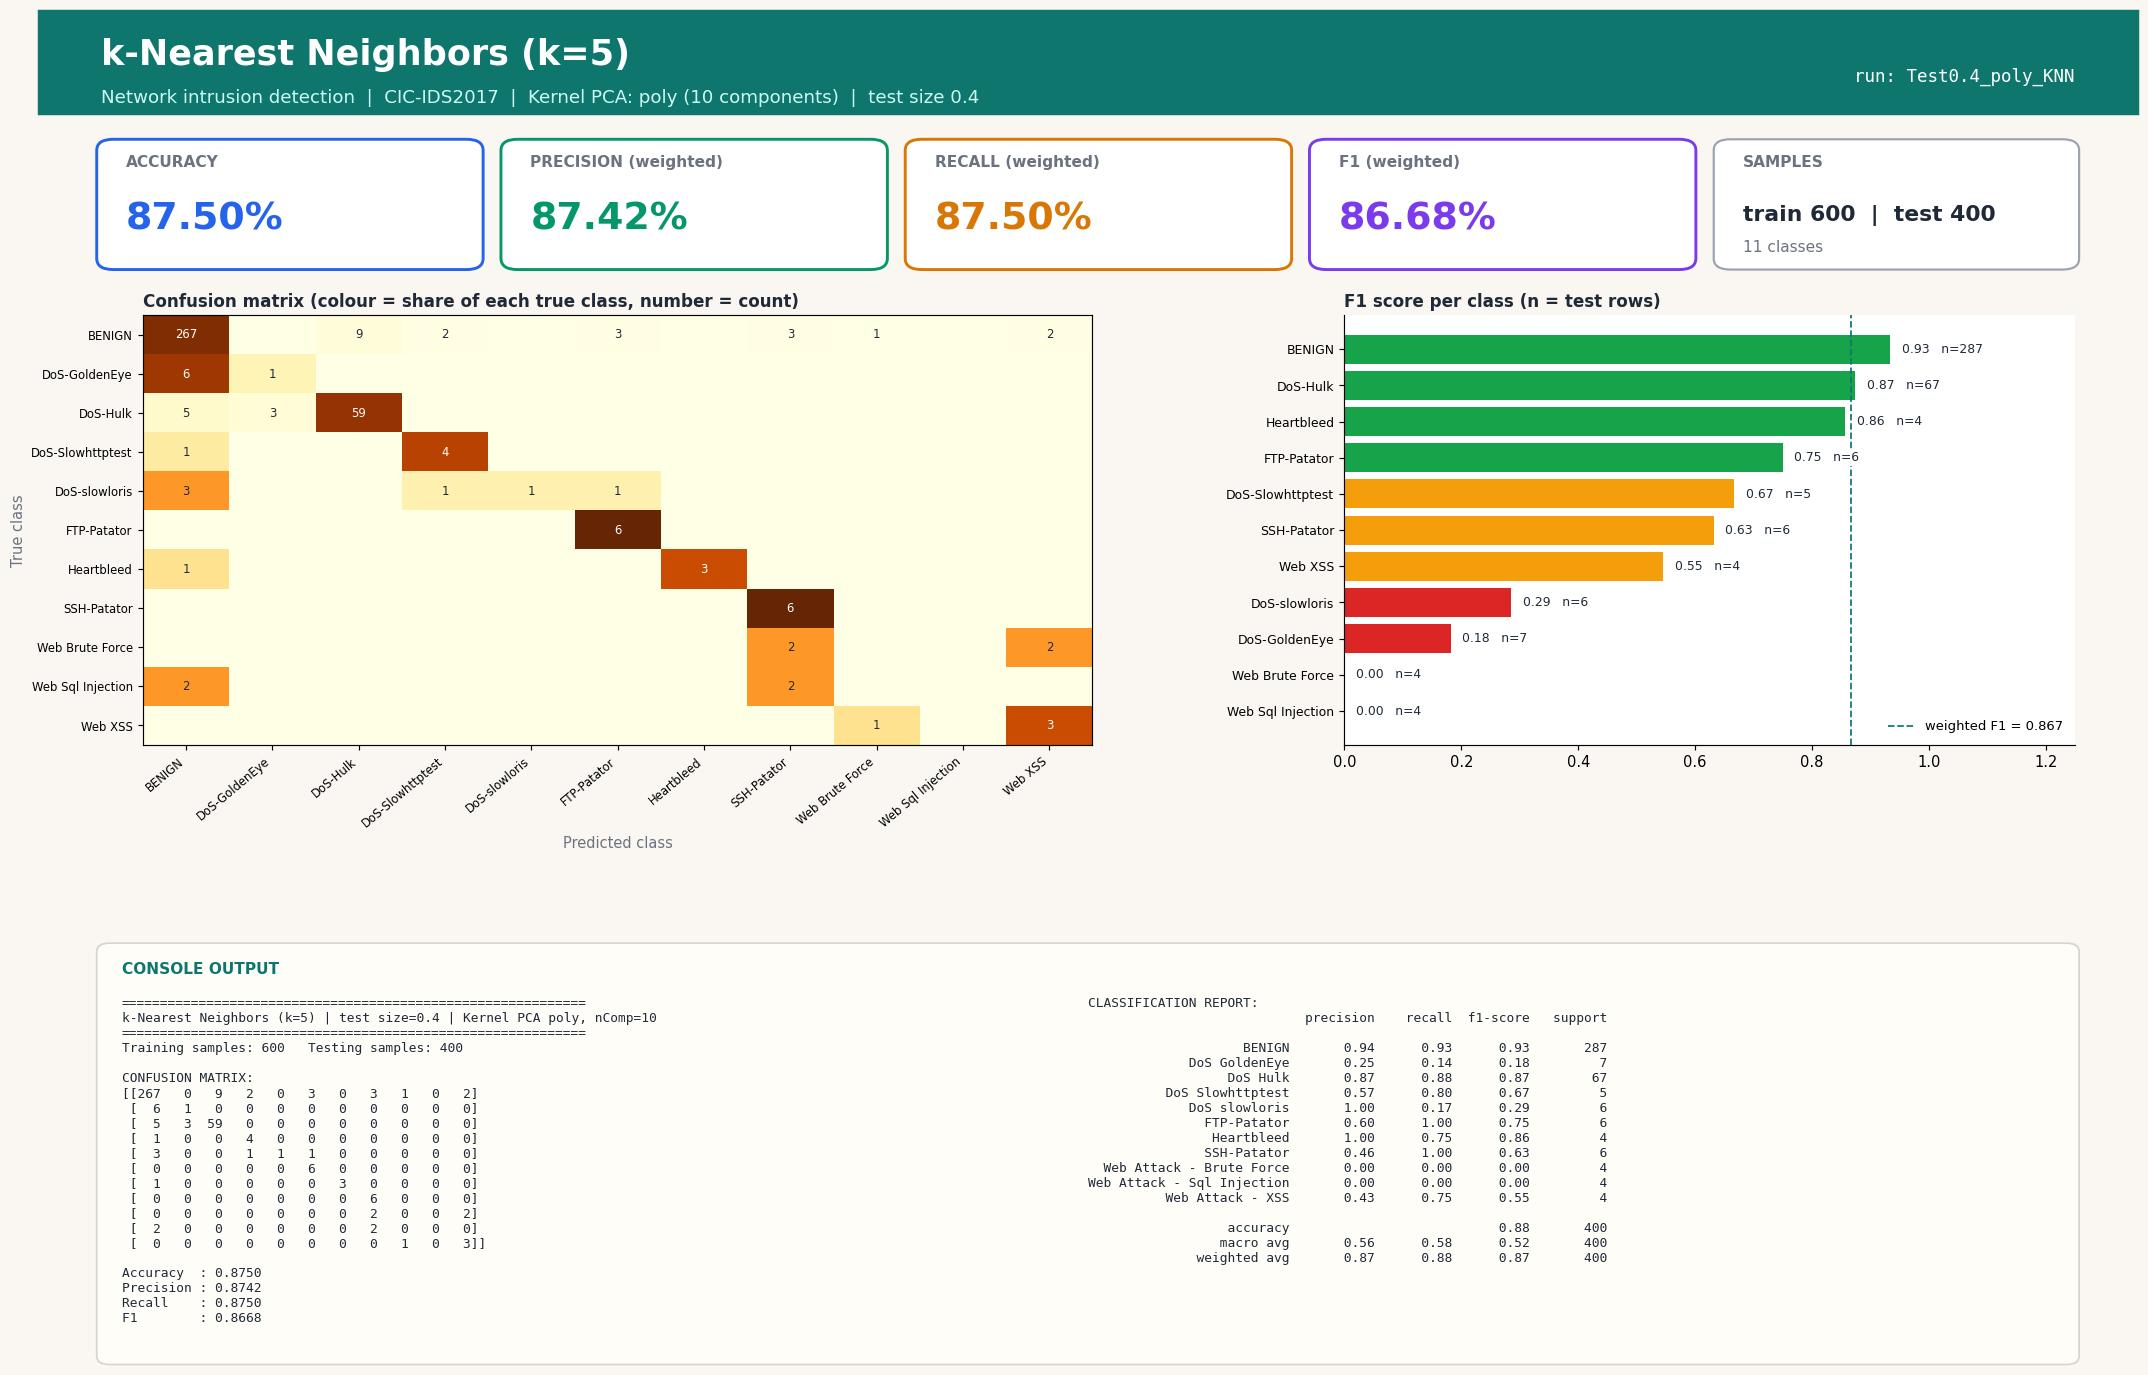

Source code (Python):
#!/usr/bin/env python3
"""k-Nearest Neighbors (k=5) | Test size 0.4 | Kernel PCA kernel=poly, n_components=10
CIC-IDS2017 (Tue+Wed+Thu-morning) 1000-row stratified sample.
Run in any IDE (Spyder / VS Code / PyCharm / Jupyter): open the file and press Run, no arguments needed.
Saves next to this file: 'Test0.4_poly_KNN.jpg' - one image with the console output (confusion matrix, metrics, classification report) plus charts."""
import json, os
import numpy as np
import matplotlib.pyplot as plt
from sklearn.decomposition import KernelPCA
from sklearn.neighbors import KNeighborsClassifier
from sklearn.metrics import (accuracy_score, classification_report, confusion_matrix,
                             f1_score, precision_score, recall_score)
from sklearn.model_selection import train_test_split
from sklearn.preprocessing import StandardScaler

TEST_SIZE, KERNEL, N_COMP, ALG, ALG_NAME = 0.4, "poly", 10, "KNN", "k-Nearest Neighbors (k=5)"
try:
    HERE = os.path.dirname(os.path.abspath(__file__))
except NameError:                      # Jupyter / interactive console
    HERE = os.getcwd()
def _find_root():                      # folder that contains data/sample.npz (works from any working directory)
    for p in (HERE, os.path.join(HERE, ".."), os.path.join(HERE, "..", ".."), os.getcwd()):
        if os.path.exists(os.path.join(p, "data", "sample.npz")):
            return os.path.abspath(p)
    raise FileNotFoundError("data/sample.npz not found - run prepare_data.py or keep the repo folder structure")
ROOT = _find_root()
tag = f"Test{TEST_SIZE}_{KERNEL}_{ALG}"

# 1. LOAD cached, cleaned sample (see prepare_data.py)
d = np.load(os.path.join(ROOT, "data", "sample.npz"), allow_pickle=True)
X, y, class_names = d["X"], d["y"], [str(c).replace("�", "-") for c in d["classes"]]

# 2. SPLIT
X_train, X_test, y_train, y_test = train_test_split(
    X, y, test_size=TEST_SIZE, random_state=42, stratify=y)

# 3. SCALE (fit on train only)
scaler = StandardScaler()
X_train = scaler.fit_transform(X_train); X_test = scaler.transform(X_test)

# 4. DIMENSIONALITY REDUCTION: Kernel PCA (fit on train only; gamma = sklearn default 1/n_features)
kpca = KernelPCA(n_components=N_COMP, kernel=KERNEL, random_state=0)
X_train = kpca.fit_transform(X_train); X_test = kpca.transform(X_test)

# 5. CLASSIFIER
classifier = KNeighborsClassifier(n_neighbors=5)
classifier.fit(X_train, y_train)
y_pred = classifier.predict(X_test)

# 6. METRICS
labels = np.arange(len(class_names))
cm = confusion_matrix(y_test, y_pred, labels=labels)
res = dict(test_size=TEST_SIZE, kernel=KERNEL, n_components=N_COMP, algorithm=ALG, model=ALG_NAME,
           n_train=int(len(y_train)), n_test=int(len(y_test)),
           accuracy=accuracy_score(y_test, y_pred),
           precision=precision_score(y_test, y_pred, average="weighted", zero_division=0),
           recall=recall_score(y_test, y_pred, average="weighted", zero_division=0),
           f1=f1_score(y_test, y_pred, average="weighted", zero_division=0))
report = classification_report(y_test, y_pred, labels=labels, target_names=class_names, zero_division=0)
lines = ["=" * 60, f"{ALG_NAME} | test size={TEST_SIZE} | Kernel PCA {KERNEL}, nComp={N_COMP}", "=" * 60,
         f"Training samples: {len(y_train)}   Testing samples: {len(y_test)}", "", "CONFUSION MATRIX:", np.array2string(cm), ""]
for k in ("accuracy", "precision", "recall", "f1"): lines.append(f"{k.capitalize():10s}: {res[k]:.4f}")
lines += ["", "CLASSIFICATION REPORT:", report]
console_output = "\n".join(lines); print(console_output)

# 7. VISUAL OUTPUT: ONE report-style image (banner, KPI cards, charts, console output) - real results only
from matplotlib.patches import FancyBboxPatch, Rectangle
short = [c.replace("Web Attack - ", "Web ").replace("DoS ", "DoS-") for c in class_names]
rep = classification_report(y_test, y_pred, labels=labels, target_names=class_names, zero_division=0, output_dict=True)
cmn = cm / np.maximum(cm.sum(axis=1, keepdims=True), 1)          # row-normalised = per-class recall
INK, MUTED, BG, ACC = "#1f2937", "#6b7280", "#faf7f2", "#0f766e"
fig = plt.figure(figsize=(20, 13.2), dpi=105, facecolor=BG)
fig.add_artist(Rectangle((0, 0.925), 1, 0.075, transform=fig.transFigure, color=ACC, zorder=0))
fig.text(0.03, 0.968, f"{ALG_NAME}", fontsize=24, fontweight="bold", color="white", va="center")
fig.text(0.03, 0.937, f"Network intrusion detection  |  CIC-IDS2017  |  Kernel PCA: {KERNEL} ({N_COMP} components)  |  test size {TEST_SIZE}",
         fontsize=12.5, color="#ccfbf1", va="center")
fig.text(0.97, 0.952, f"run: {tag}", fontsize=12, color="white", ha="right", va="center", family="monospace")

# KPI cards
cards = [("ACCURACY", res["accuracy"], "#2563eb"), ("PRECISION (weighted)", res["precision"], "#059669"),
         ("RECALL (weighted)", res["recall"], "#d97706"), ("F1 (weighted)", res["f1"], "#7c3aed")]
for i, (lab, v, col) in enumerate(cards):
    x0 = 0.03 + i * 0.1925
    fig.add_artist(FancyBboxPatch((x0, 0.815), 0.18, 0.09, boxstyle="round,pad=0.002,rounding_size=0.008", transform=fig.transFigure,
                                  facecolor="white", edgecolor=col, linewidth=2))
    fig.text(x0 + 0.012, 0.887, lab, fontsize=10.5, color=MUTED, fontweight="bold")
    fig.text(x0 + 0.012, 0.842, f"{v * 100:.2f}%", fontsize=26, color=col, fontweight="bold")
fig.add_artist(FancyBboxPatch((0.80, 0.815), 0.17, 0.09, boxstyle="round,pad=0.002,rounding_size=0.008", transform=fig.transFigure,
                              facecolor="white", edgecolor="#9ca3af", linewidth=1.5))
fig.text(0.812, 0.887, "SAMPLES", fontsize=10.5, color=MUTED, fontweight="bold")
fig.text(0.812, 0.848, f"train {res['n_train']}  |  test {res['n_test']}", fontsize=15, color=INK, fontweight="bold")
fig.text(0.812, 0.826, f"{len(class_names)} classes", fontsize=10.5, color=MUTED)

gs = fig.add_gridspec(1, 2, left=0.05, right=0.97, top=0.78, bottom=0.47, wspace=0.30, width_ratios=[1.3, 1])
ax1 = fig.add_subplot(gs[0, 0]); ax2 = fig.add_subplot(gs[0, 1])
for ax in (ax1, ax2): ax.set_facecolor("white")
im = ax1.imshow(cmn, cmap="YlOrBr", vmin=0, vmax=1, aspect="auto")
ax1.set_xticks(labels); ax1.set_yticks(labels); ax1.set_xticklabels(short, rotation=40, ha="right", fontsize=8); ax1.set_yticklabels(short, fontsize=8)
ax1.set_title("Confusion matrix (colour = share of each true class, number = count)", loc="left", fontsize=11.5, color=INK, fontweight="bold")
ax1.set_xlabel("Predicted class", color=MUTED); ax1.set_ylabel("True class", color=MUTED)
for a_ in labels:
    for b_ in labels:
        if cm[a_, b_]: ax1.text(b_, a_, cm[a_, b_], ha="center", va="center", fontsize=8, color="white" if cmn[a_, b_] > 0.6 else INK)
f1s = [rep[c]["f1-score"] for c in class_names]; sup = [int(rep[c]["support"]) for c in class_names]
order = np.argsort(f1s)
cols = ["#dc2626" if f1s[i] < 0.34 else "#f59e0b" if f1s[i] < 0.67 else "#16a34a" for i in order]
ax2.barh(range(len(order)), [f1s[i] for i in order], color=cols)
ax2.set_yticks(range(len(order))); ax2.set_yticklabels([short[i] for i in order], fontsize=8.5); ax2.set_xlim(0, 1.25)
ax2.set_title("F1 score per class (n = test rows)", loc="left", fontsize=11.5, color=INK, fontweight="bold")
for k, i in enumerate(order): ax2.text(f1s[i] + 0.02, k, f"{f1s[i]:.2f}   n={sup[i]}", va="center", fontsize=8.5, color=INK, zorder=5, bbox=dict(facecolor="white", edgecolor="none", pad=1))
for sp in ("top", "right"): ax2.spines[sp].set_visible(False)
ax2.axvline(res["f1"], color=ACC, ls="--", lw=1.2, label=f"weighted F1 = {res['f1']:.3f}"); ax2.legend(loc="lower right", fontsize=9, frameon=False)

# console output panel (same text that is printed to the console)
fig.add_artist(FancyBboxPatch((0.03, 0.025), 0.94, 0.30, boxstyle="round,pad=0.002,rounding_size=0.006", transform=fig.transFigure,
                              facecolor="#fffdf8", edgecolor="#d6d3d1", linewidth=1.2))
fig.text(0.04, 0.305, "CONSOLE OUTPUT", fontsize=10.5, color=ACC, fontweight="bold")
split_at = lines.index("CLASSIFICATION REPORT:")
fig.text(0.04, 0.288, "\n".join(lines[:split_at]), family="monospace", fontsize=8.8, color=INK, va="top")
fig.text(0.50, 0.288, "\n".join(lines[split_at:]), family="monospace", fontsize=8.8, color=INK, va="top")
plt.savefig(os.path.join(HERE, tag + ".jpg"), format="jpg", bbox_inches="tight", facecolor=BG)
if os.environ.get("ACN_NO_SHOW") != "1": plt.show()   # IDEs display the image; run_all.py disables this
plt.close()

os.makedirs(os.path.join(ROOT, "results", "json"), exist_ok=True)
with open(os.path.join(ROOT, "results", "json", tag + ".json"), "w") as f: json.dump(res, f)
